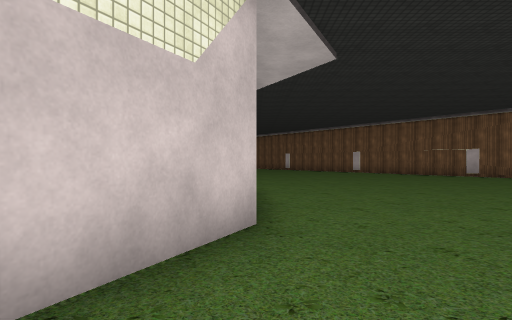
[1] (above)

20 first-person views from a walk through a scene from a Unity 3-D project. The camera is 1.4 m above the floor, looks level and sees 80° across. The floor is counted in squares, 2 m on a side. Each view is taken from the middle of a square. On the plan, view 1 faces up. The plan holds only what a view shows up to about 10 squares ahead; the rest is blank. The place goes on beyond the plan. Some surface patterns are stand-ins.

[2]
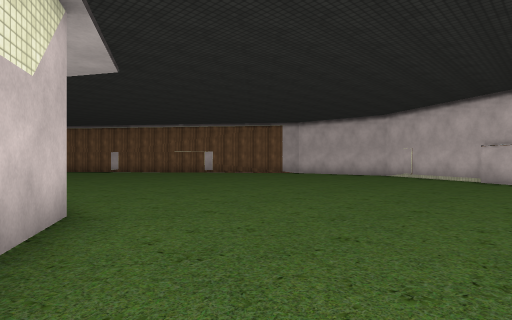

[3]
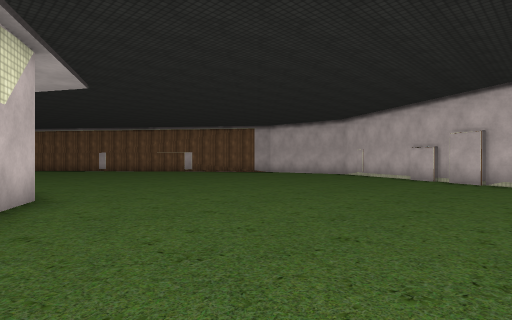

[4]
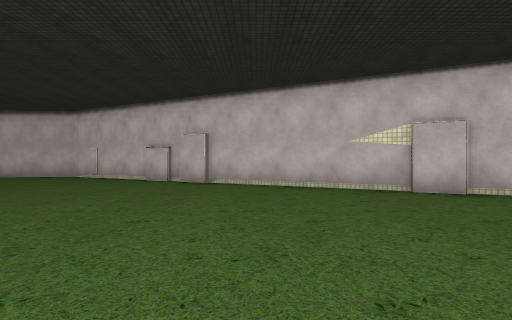

[5]
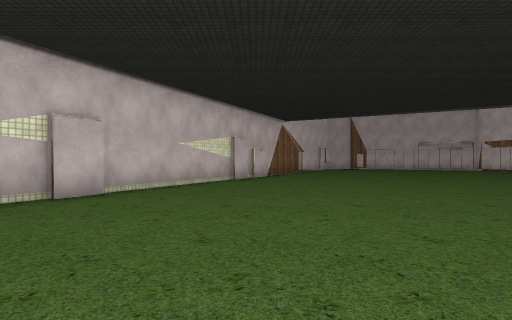

[6]
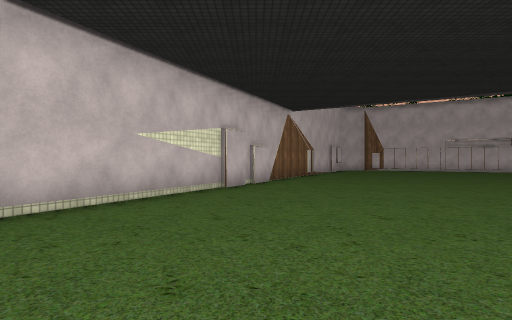

[7]
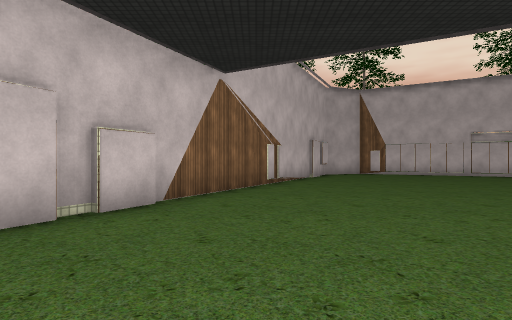

[8]
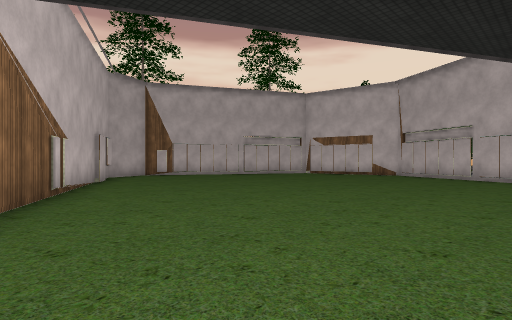

[9]
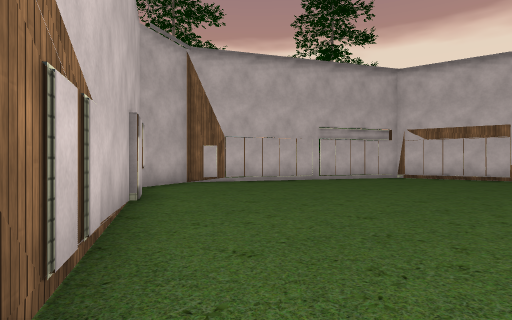

[10]
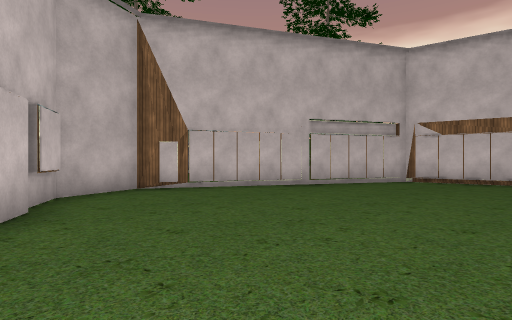

[11]
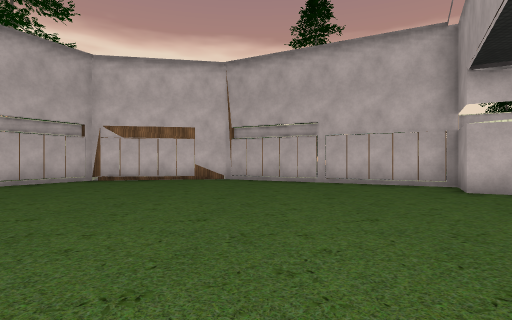

[12]
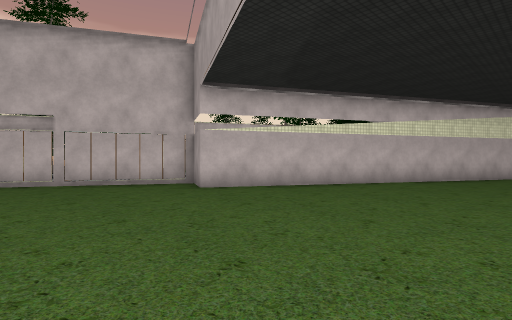

[13]
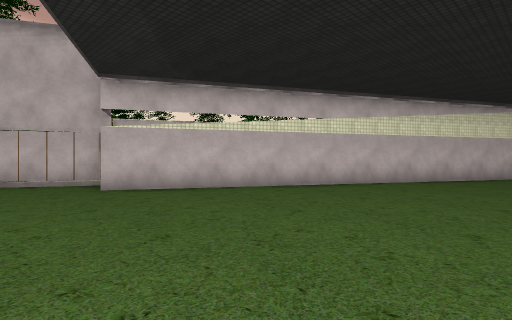

[14]
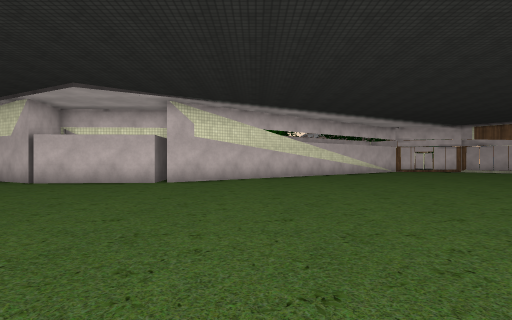

[15]
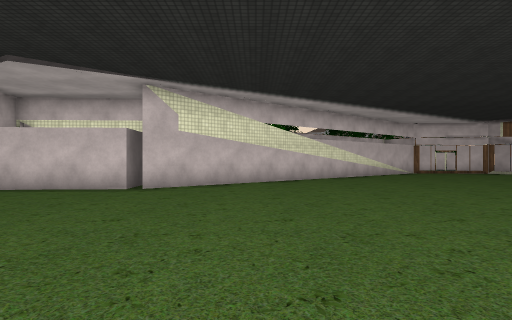

[16]
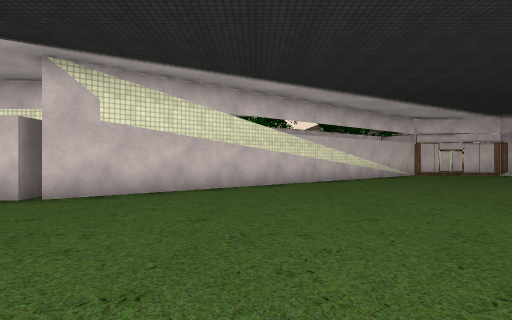

[17]
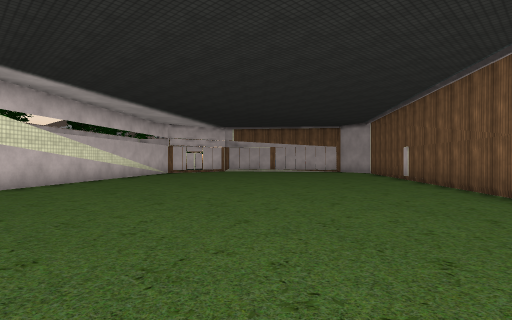

[18]
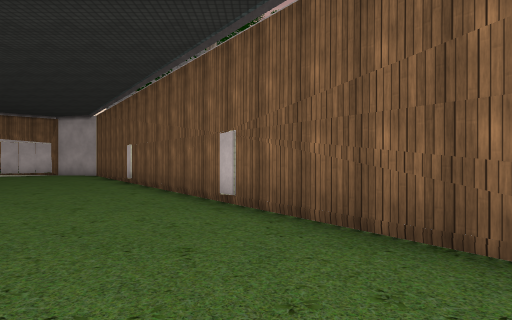

[19]
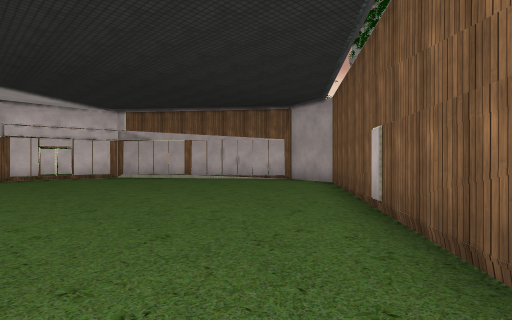

[20]
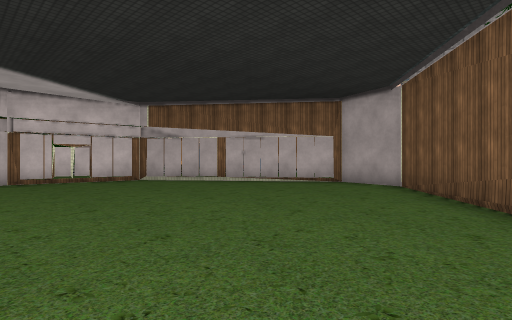

### Floor plan
Points are (right, up) in squares from view 1. A wall is a line through its corners. A room is listed if a view was taken in it or the views show most of it. See-through windows are left out.
Room 1 (views 1, 2, 3, 4, 5, 6, 7, 8, 9, 10, 11, 12, 13, 14, 15, 16, 17, 18, 19, 20)
walls: (-2.4, -1.3) (-7.4, -10.6) (-8.6, -9.9) (-11, -14.4); (-1.4, 6.9) (-0.2, 7); (-5, 13.4) (-0.2, 7.2) (0, 3.3) (-1.1, 1.3); (7.8, 14) (-1, 25.3) (-2.8, 25.7) (-5.5, 23.6); (-8.2, 20.9) (-8.6, 18); (-11.7, -17.1) (-11.1, -20.4) (-4.1, -24.2) (-2.3, -23.4) (10.8, 1.3)

Positions as (right, up) in squares from view 1, and headings:
1: (0, 0), facing up
2: (-1, -1), facing up-right
3: (-1, -3), facing up-right
4: (0, -3), facing right
5: (3, -1), facing down
6: (3, -4), facing down
7: (1, -9), facing down
8: (2, -11), facing down-left
9: (1, -16), facing down-left
10: (-1, -17), facing down-left
11: (-1, -15), facing left
12: (-1, -15), facing up-left
13: (0, -13), facing up-left
14: (9, 10), facing left
15: (7, 10), facing left
16: (5, 11), facing left
17: (6, 10), facing up-left
18: (6, 12), facing up
19: (4, 17), facing up-left
20: (2, 17), facing up-left
